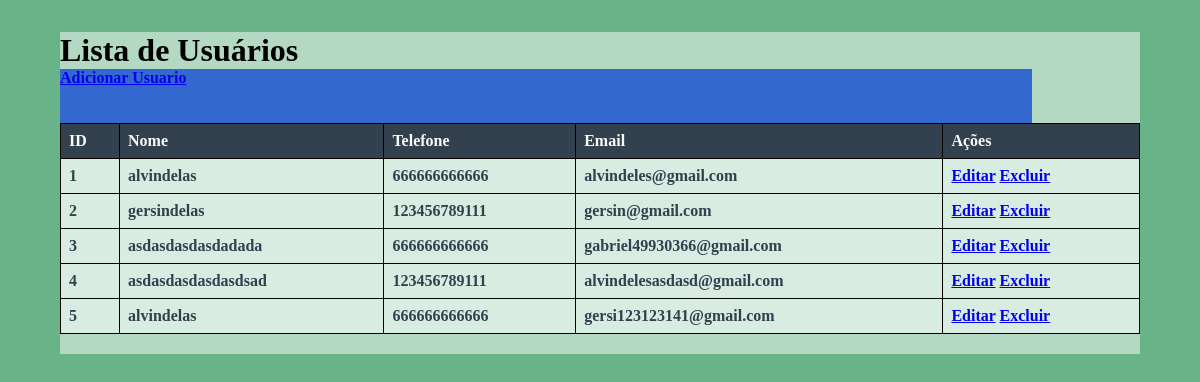
Page /editar.php on the committed database.
### tables this page shows
CREATE TABLE `usuario` (
  `id_usuario` int(11) NOT NULL,
  `nome` varchar(255) NOT NULL,
  `email` varchar(255) NOT NULL,
  `senha` varchar(255) NOT NULL,
  `telefone` char(12) DEFAULT NULL
);

### usuario.php (called while the page is built, shortened)
<?php
    Class Usuario{
        private $pdo;
        public function conectar($nome, $host, $usuario, $senha) {
            try {
                $this->pdo = new PDO("mysql:host=localhost;dbname=crud", $usuario, $senha);
            } catch (PDOException $erro) {
                $this->msgErro = $erro->getMessage();
            }
        }
        public function getUsuario() {
            try {
                $sql = $this->pdo->prepare("SELECT * FROM usuario");
                $sql->execute();
                return $sql->fetchAll(PDO::FETCH_ASSOC);
            } catch (PDOException $e) {
                $msgErro = "Erro na consulta: " . $e->getMessage();
                return [];
            }
        }
    }
?>

### editar.php (the view, shortened to what this page needs)
<?php
include_once 'Usuario.php';
$usuario = new Usuario();
$usuario->conectar("crud", "localhost", "root", "");
$usuarios = $usuario->getUsuario();
?>
<!DOCTYPE html>
<html lang="pt-br">
<head>
    <link rel="stylesheet" href="styles.css">
</head>
<body class="corpo-editar">
    <div class="area-tabela">
        <h1>Lista de Usuários</h1>
        <div class="form-login">
                    <a href="cadastrarnovo.php">Adicionar Usuario</a><br><br>
                </div>
        <table class="tabela">
            <thead>
                <tr>
                    <th>ID</th>
                    <th>Nome</th>
                    <th>Telefone</th>
                    <th>Email</th>
                    <th>Ações</th>
                </tr>
            </thead>
            <tbody>
                <?php foreach ($usuarios as $user): ?>
                    <tr>
                        <td><?= htmlspecialchars($user['id_usuario']) ?></td>
                        <td><?= htmlspecialchars($user['nome']) ?></td>
                        <td><?= htmlspecialchars($user['telefone']) ?></td>
                        <td><?= htmlspecialchars($user['email']) ?></td>
                        <td class="actions">
                            <a href="form_editar.php?id=<?= $user['id_usuario'] ?>">Editar</a>
                            <a href="?excluir=<?= $user['id_usuario'] ?>" onclick="return confirm('Confirme para excluir este usuário.')">Excluir</a>
                        </td>
                    </tr>
                <?php endforeach; ?>
            </tbody>
        </table>
    </div>
</body>
</html>

### styles.css (style rules this page uses)
:root { --verde-control: #3AA867; --cinza-control: #33404D; --cor-fundo: #f9f9f9; --font-main: Inter, Impact, Haettenschweiler, 'Arial Narrow Bold', sans-serif; }
* { margin: 0; padding: 0; box-sizing: border-box; font-weight: bold; list-style: none; z-index: 1000; }
.corpo-editar { display: flex; flex-direction: column; align-items: center; background-color: #69b388; }
.form-login { width: 90%; height: 70%; background-color: rgb(51, 105, 206); display: flex; flex-direction: column; }
.area-tabela { width: 90%; height: 70%; background-color: rgb(255, 255, 255,0.5); gap: 15px; margin-top: 2rem; }
.tabela { border: 1px solid black; border-collapse: collapse; background-color: rgb(255, 255, 255,0.5); width: 100%; margin-bottom: 20px; }
th, td { border: 1px solid black; padding: 8px; text-align: left; color: var(--cinza-control); }
th { background-color: var(--cinza-control); color: var(--cor-fundo); }

### rows in the picture
usuario: id_usuario "1", nome "alvindelas", telefone "666666666666", email "alvindeles@gmail.com"
usuario: id_usuario "2", nome "gersindelas", telefone "123456789111", email "gersin@gmail.com"
usuario: id_usuario "3", nome "asdasdasdasdadada", telefone "666666666666", email "gabriel49930366@gmail.com"
usuario: id_usuario "4", nome "asdasdasdasdasdsad", telefone "123456789111", email "alvindelesasdasd@gmail.com"
usuario: id_usuario "5", nome "alvindelas", telefone "666666666666", email "gersi123123141@gmail.com"
